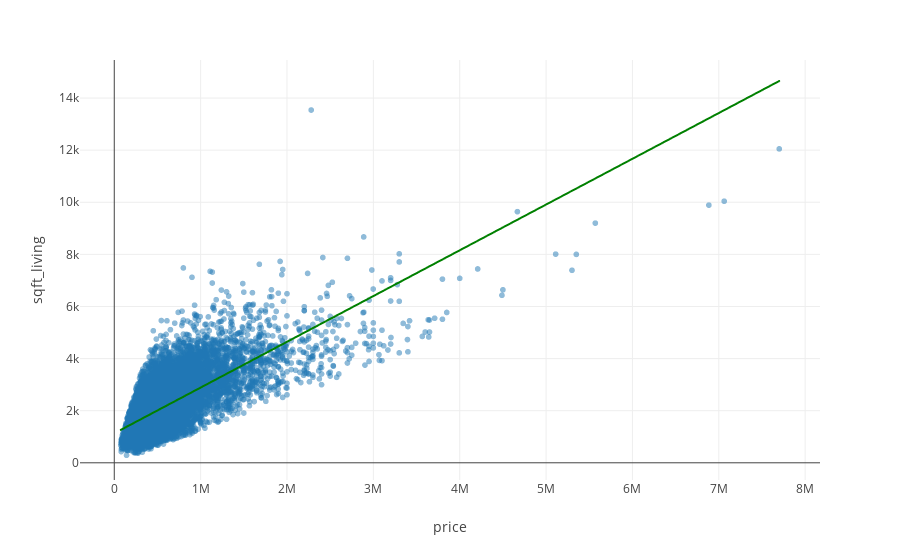

The code cell stored with this chart in its notebook:
### Code cell
fig = px.scatter(houses, x="price", y="sqft_living", trendline="ols", opacity=0.5, trendline_color_override="green")
fig.show()

### Figure 1 — Plotly figure (JSON) as saved in the notebook; plotly's stock layout.template omitted (floating-point values rounded to 4 significant figures; data arrays with more than 128 entries replaced by an {"elided": "..."} marker saying what was removed)
{"data": [{"hovertemplate": "price=%{x}<br>sqft_living=%{y}<extra></extra>", "legendgroup": "", "marker": {"color": "#1F77B4", "opacity": 0.5, "symbol": "circle"}, "mode": "markers", "name": "", "showlegend": false, "type": "scattergl", "x": {"elided": "21613 int values"}, "xaxis": "x", "y": {"elided": "21613 int values"}, "yaxis": "y"}, {"hovertemplate": "<b>OLS trendline</b><br>sqft_living = 0.00175628 * price + 1131.35<br>R<sup>2</sup>=0.492853<br><br>price=%{x}<br>sqft_living=%{y} <b>(trend)</b><extra></extra>", "legendgroup": "", "line": {"color": "green"}, "marker": {"color": "#1F77B4", "symbol": "circle"}, "mode": "lines", "name": "", "showlegend": false, "type": "scattergl", "x": {"elided": "21613 int values"}, "xaxis": "x", "y": {"elided": "21613 float values"}, "yaxis": "y"}], "layout": {"legend": {"tracegroupgap": 0}, "margin": {"t": 60}, "xaxis": {"anchor": "y", "domain": [0, 1], "title": {"text": "price"}}, "yaxis": {"anchor": "x", "domain": [0, 1], "title": {"text": "sqft_living"}}}}
